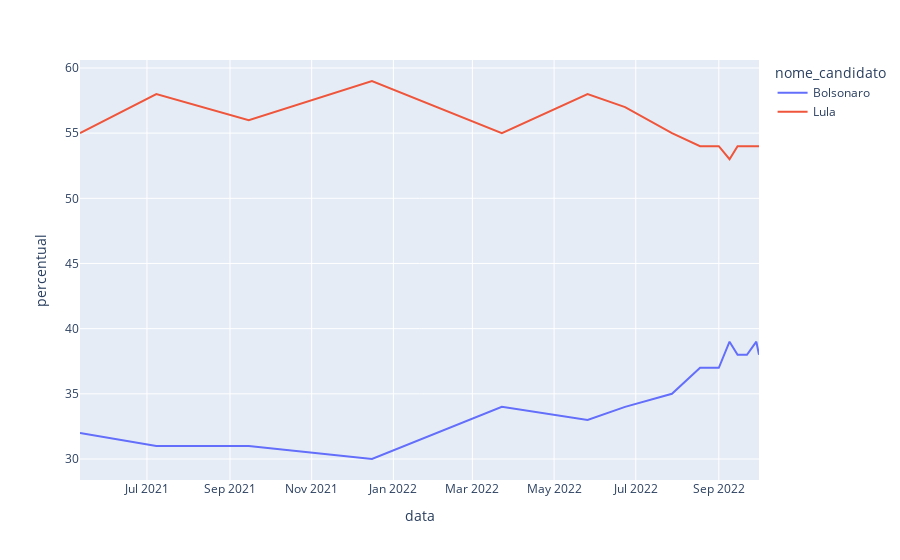

The code cell stored with this chart in its notebook:
### Code cell
pesquisa_2022.plot(x='data', y='percentual', color='nome_candidato')

### Figure 1 — Plotly figure (JSON) as saved in the notebook; plotly's stock layout.template omitted (floating-point values rounded to 4 significant figures)
{"data": [{"hovertemplate": "nome_candidato=Bolsonaro<br>data=%{x}<br>percentual=%{y}<extra></extra>", "legendgroup": "Bolsonaro", "line": {"color": "#636efa", "dash": "solid"}, "marker": {"symbol": "circle"}, "mode": "lines", "name": "Bolsonaro", "orientation": "v", "showlegend": true, "type": "scatter", "x": ["2021-05-12", "2021-07-08", "2021-09-15", "2021-12-16", "2022-03-23", "2022-05-26", "2022-06-23", "2022-07-28", "2022-08-18", "2022-09-01", "2022-09-09", "2022-09-15", "2022-09-22", "2022-09-29", "2022-10-01"], "xaxis": "x", "y": [32, 31, 31, 30, 34, 33, 34, 35, 37, 37, 39, 38, 38, 39, 38], "yaxis": "y"}, {"hovertemplate": "nome_candidato=Lula<br>data=%{x}<br>percentual=%{y}<extra></extra>", "legendgroup": "Lula", "line": {"color": "#EF553B", "dash": "solid"}, "marker": {"symbol": "circle"}, "mode": "lines", "name": "Lula", "orientation": "v", "showlegend": true, "type": "scatter", "x": ["2021-05-12", "2021-07-08", "2021-09-15", "2021-12-16", "2022-03-23", "2022-05-26", "2022-06-23", "2022-07-28", "2022-08-18", "2022-09-01", "2022-09-09", "2022-09-15", "2022-09-22", "2022-09-29", "2022-10-01"], "xaxis": "x", "y": [55, 58, 56, 59, 55, 58, 57, 55, 54, 54, 53, 54, 54, 54, 54], "yaxis": "y"}], "layout": {"legend": {"title": {"text": "nome_candidato"}, "tracegroupgap": 0}, "margin": {"t": 60}, "xaxis": {"anchor": "y", "domain": [0, 1], "title": {"text": "data"}}, "yaxis": {"anchor": "x", "domain": [0, 1], "title": {"text": "percentual"}}}}
